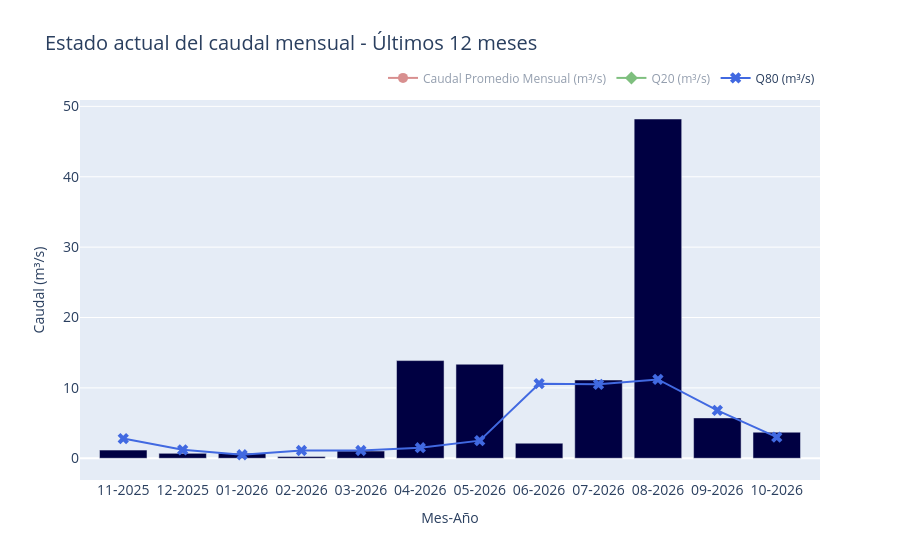

This figure's notebook cell:
### Code cell
# Using plotly to create a barplot of the last 12 month of monthly discharge data
import plotly.express as px
import datetime
# Get the last 12 months
last_date = DISCHARGE_MONTHLY.index.max()
start_date = last_date - pd.DateOffset(months=11)
DISCHARGE_LAST_12_MONTHS = DISCHARGE_MONTHLY[(DISCHARGE_MONTHLY.index >= start_date) & (DISCHARGE_MONTHLY.index <= last_date)]

meses_map = {1: 'Ene', 2: 'Feb', 3: 'Mar', 4: 'Abr', 5: 'May', 6: 'Jun',
             7: 'Jul', 8: 'Ago', 9: 'Sep', 10: 'Oct', 11: 'Nov', 12: 'Dic'}

# x values (same as bar x)
x = DISCHARGE_LAST_12_MONTHS.index.strftime('%m-%Y')
months_nums = DISCHARGE_LAST_12_MONTHS.index.month

# extract series from df_results using the month labels
y_mean = [df_results.loc['mean_discharge (m³/s)', meses_map[m]] for m in months_nums]
y_q20  = [df_results.loc['Q20 (m³/s)', meses_map[m]]            for m in months_nums]
y_q80  = [df_results.loc['Q80 (m³/s)', meses_map[m]]            for m in months_nums]

fig = px.bar(
    DISCHARGE_LAST_12_MONTHS,
    x=DISCHARGE_LAST_12_MONTHS.index.strftime('%m-%Y'),
    y='Discharge',
    labels={'x': 'Mes-Año', 'Discharge': 'Caudal (m³/s)'},
    title='Estado actual del caudal mensual - Últimos 12 meses',
    color_discrete_sequence=['rgb(0,0,66)']
)


# add traces to existing figure
fig.add_trace(go.Scatter(x=x, y=y_mean, mode='lines+markers',
                         name='Caudal Promedio Mensual (m³/s)',
                         marker=dict(symbol='circle', size=10),
                         line=dict(color='firebrick', width=2),
                         visible='legendonly',
                         showlegend=True))

fig.add_trace(go.Scatter(x=x, y=y_q20, mode='lines+markers',
                         name='Q20 (m³/s)',
                         marker=dict(symbol='diamond', size=10),
                         line=dict(color='green', width=2),
                         visible='legendonly',
                         showlegend=True))

fig.add_trace(go.Scatter(x=x, y=y_q80, mode='lines+markers',
                         name='Q80 (m³/s)',
                         marker=dict(symbol='x', size=10),
                         line=dict(color='royalblue', width=2),
                         showlegend=True))

# ensure bars are shown side-by-side (grouped) if multiple traces exist
fig.update_layout(barmode='group')
fig.update_layout(
    legend=dict(orientation='h', yanchor='bottom', y=1.02, xanchor='right', x=1),
    xaxis_tickfont=dict(size=14),
    yaxis_tickfont=dict(size=14),
    title_font=dict(size=20)
)
fig.show()

### Figure 1 — Plotly figure (JSON) as saved in the notebook; plotly's stock layout.template omitted (floating-point values rounded to 4 significant figures)
{"data": [{"hovertemplate": "Mes-Año=%{x}<br>Caudal (m³/s)=%{y}<extra></extra>", "legendgroup": "", "marker": {"color": "rgb(0,0,66)", "pattern": {"shape": ""}}, "name": "", "orientation": "v", "showlegend": false, "textposition": "auto", "type": "bar", "x": ["11-2025", "12-2025", "01-2026", "02-2026", "03-2026", "04-2026", "05-2026", "06-2026", "07-2026", "08-2026", "09-2026", "10-2026"], "xaxis": "x", "y": [1.161, 0.6975, 0.7127, 0.2478, 1.026, 13.88, 13.36, 2.14, 11.12, 48.2, 5.735, 3.705], "yaxis": "y"}, {"line": {"color": "firebrick", "width": 2}, "marker": {"size": 10, "symbol": "circle"}, "mode": "lines+markers", "name": "Caudal Promedio Mensual (m³/s)", "showlegend": true, "type": "scatter", "visible": "legendonly", "x": ["11-2025", "12-2025", "01-2026", "02-2026", "03-2026", "04-2026", "05-2026", "06-2026", "07-2026", "08-2026", "09-2026", "10-2026"], "y": [13, 8.7, 4.2, 10.4, 14, 12.5, 18.3, 29, 26.2, 25, 23.5, 19.3]}, {"line": {"color": "green", "width": 2}, "marker": {"size": 10, "symbol": "diamond"}, "mode": "lines+markers", "name": "Q20 (m³/s)", "showlegend": true, "type": "scatter", "visible": "legendonly", "x": ["11-2025", "12-2025", "01-2026", "02-2026", "03-2026", "04-2026", "05-2026", "06-2026", "07-2026", "08-2026", "09-2026", "10-2026"], "y": [22, 7.1, 9.8, 12, 11.4, 22.8, 28.3, 48.2, 41.9, 30.2, 35.7, 32.2]}, {"line": {"color": "royalblue", "width": 2}, "marker": {"size": 10, "symbol": "x"}, "mode": "lines+markers", "name": "Q80 (m³/s)", "showlegend": true, "type": "scatter", "x": ["11-2025", "12-2025", "01-2026", "02-2026", "03-2026", "04-2026", "05-2026", "06-2026", "07-2026", "08-2026", "09-2026", "10-2026"], "y": [2.8, 1.2, 0.5, 1.1, 1.1, 1.5, 2.5, 10.6, 10.5, 11.2, 6.8, 3]}], "layout": {"barmode": "group", "legend": {"orientation": "h", "tracegroupgap": 0, "x": 1, "xanchor": "right", "y": 1.02, "yanchor": "bottom"}, "title": {"font": {"size": 20}, "text": "Estado actual del caudal mensual - Últimos 12 meses"}, "xaxis": {"anchor": "y", "domain": [0, 1], "tickfont": {"size": 14}, "title": {"text": "Mes-Año"}}, "yaxis": {"anchor": "x", "domain": [0, 1], "tickfont": {"size": 14}, "title": {"text": "Caudal (m³/s)"}}}}
